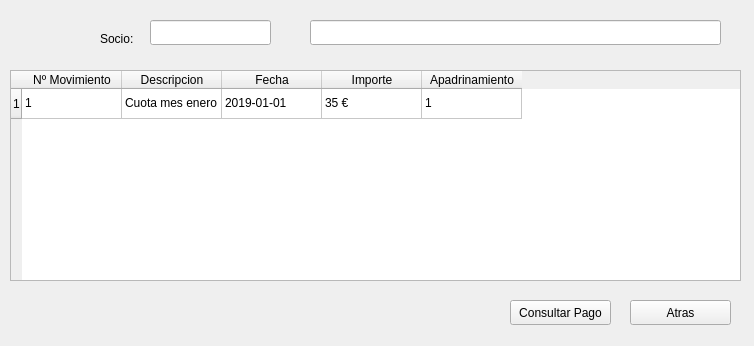
<?xml version="1.0" encoding="UTF-8"?>
<ui version="4.0">
 <class>MainWindow</class>
 <widget class="QMainWindow" name="MainWindow">
  <property name="geometry">
   <rect>
    <x>0</x>
    <y>0</y>
    <width>754</width>
    <height>346</height>
   </rect>
  </property>
  <property name="windowTitle">
   <string>Gestor ACOES: Consulta de pagos</string>
  </property>
  <widget class="QWidget" name="centralwidget">
   <widget class="QTableWidget" name="tPagos">
    <property name="geometry">
     <rect>
      <x>10</x>
      <y>70</y>
      <width>731</width>
      <height>211</height>
     </rect>
    </property>
    <property name="sizeAdjustPolicy">
     <enum>QAbstractScrollArea::AdjustToContents</enum>
    </property>
    <property name="editTriggers">
     <set>QAbstractItemView::NoEditTriggers</set>
    </property>
    <property name="alternatingRowColors">
     <bool>true</bool>
    </property>
    <property name="selectionMode">
     <enum>QAbstractItemView::SingleSelection</enum>
    </property>
    <row>
     <property name="text">
      <string>1</string>
     </property>
    </row>
    <column>
     <property name="text">
      <string>Nº Movimiento</string>
     </property>
    </column>
    <column>
     <property name="text">
      <string>Descripcion</string>
     </property>
    </column>
    <column>
     <property name="text">
      <string>Fecha</string>
     </property>
    </column>
    <column>
     <property name="text">
      <string>Importe</string>
     </property>
    </column>
    <column>
     <property name="text">
      <string>Apadrinamiento</string>
     </property>
    </column>
    <item row="0" column="0">
     <property name="text">
      <string>1</string>
     </property>
    </item>
    <item row="0" column="1">
     <property name="text">
      <string>Cuota mes enero</string>
     </property>
    </item>
    <item row="0" column="2">
     <property name="text">
      <string>2019-01-01</string>
     </property>
    </item>
    <item row="0" column="3">
     <property name="text">
      <string>35 €</string>
     </property>
    </item>
    <item row="0" column="4">
     <property name="text">
      <string>1</string>
     </property>
    </item>
   </widget>
   <widget class="QLabel" name="lSocio">
    <property name="geometry">
     <rect>
      <x>100</x>
      <y>30</y>
      <width>64</width>
      <height>17</height>
     </rect>
    </property>
    <property name="text">
     <string>Socio:</string>
    </property>
   </widget>
   <widget class="QLineEdit" name="eSocioId">
    <property name="geometry">
     <rect>
      <x>150</x>
      <y>20</y>
      <width>121</width>
      <height>25</height>
     </rect>
    </property>
   </widget>
   <widget class="QLineEdit" name="eSocioNombre">
    <property name="geometry">
     <rect>
      <x>310</x>
      <y>20</y>
      <width>411</width>
      <height>25</height>
     </rect>
    </property>
   </widget>
   <widget class="QPushButton" name="bAtras">
    <property name="geometry">
     <rect>
      <x>630</x>
      <y>300</y>
      <width>101</width>
      <height>25</height>
     </rect>
    </property>
    <property name="text">
     <string>Atras</string>
    </property>
   </widget>
   <widget class="QPushButton" name="bConsulta">
    <property name="geometry">
     <rect>
      <x>510</x>
      <y>300</y>
      <width>101</width>
      <height>25</height>
     </rect>
    </property>
    <property name="text">
     <string>Consultar Pago</string>
    </property>
   </widget>
  </widget>
 </widget>
 <resources/>
 <connections/>
</ui>
